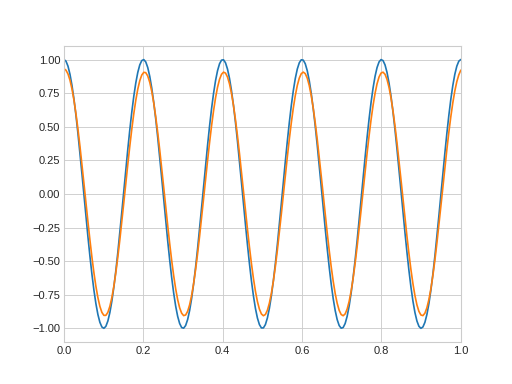

Write Python code to recreate this figure.
import numpy as np
import matplotlib
matplotlib.use('Agg')  # noqa: needed before import pylab
import pylab as pl
from triflow import Model, schemes

pl.style.use('seaborn-whitegrid')

model = Model("k * dxxU - c * dxU",
              "U", ["k", "c"])

x, dx = np.linspace(0, 1, 200, retstep=True)
U = np.cos(2 * np.pi * x * 5)
fields = model.fields_template(x=x, U=U)

pl.plot(fields.x, fields.U)

parameters = dict(c=.03, k=.001, dx=dx, periodic=True)

t = 0
dt = 1E-1

scheme = schemes.Theta(model, theta=.5)  # Crank-Nicolson scheme

new_t, new_fields = scheme(t, fields, dt, parameters)

pl.plot(new_fields.x, new_fields.U)
pl.xlim(0, 1)
pl.show()
